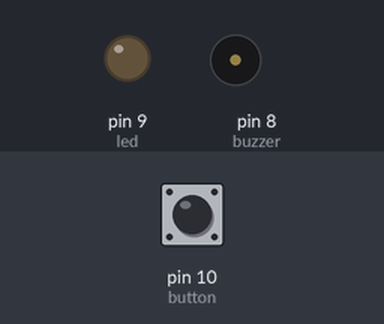
Recording of a sketch running on a simulated Arduino Uno, built with avr-gcc and run on an emulated ATmega328P. Shown: output pins drawn as LEDs (lit = HIGH), buzzer (waves = sounding, pin HIGH). Inputs (shaded band) come from the test bench; at power-on: pin 10 (button) LOW.

Above: at 1.2 s.
1.3 s: pin 10 (button) pulled HIGH for 1 s
At 3.4 s:
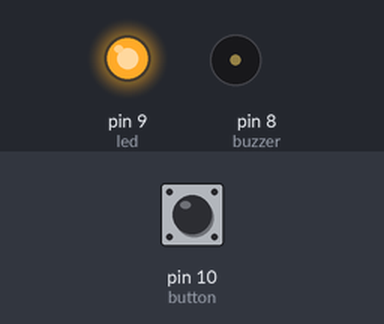
3.8 s: pin 10 (button) pulled HIGH for 0.15 s
At 4.6 s:
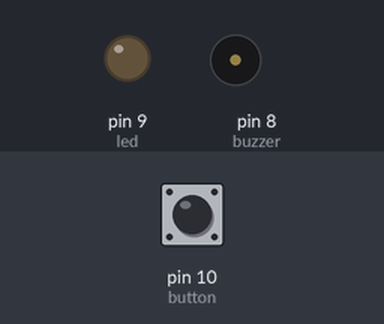
5.4 s: pin 10 (button) pulled HIGH for 3.2 s
At 9.8 s:
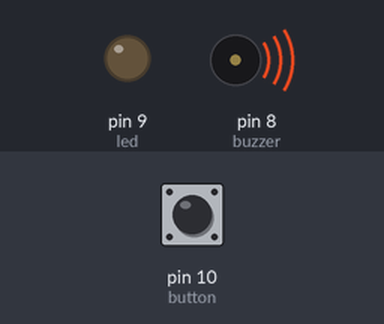
Timing chart, 0 to 11.3 s (numbered marks = the images above; inputs shaded):
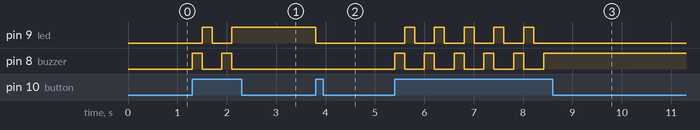

Measured:
- after the input at 1.3 s, pin 9 (led): LOW → HIGH after 0.20 s, → LOW 0.20 s later, → HIGH 0.40 s later; pin 8 (buzzer): alternates HIGH for 0.20 s and LOW for 0.40 s, 4 changes in all, then stays LOW, starting at once
- after the input at 3.8 s, pin 9 (led): HIGH → LOW at once
- after the input at 5.4 s, pin 9 (led): alternates HIGH for 0.20 s and LOW for 0.40 s, 10 changes in all, then stays LOW, starting after 0.20 s; pin 8 (buzzer): alternates HIGH for 0.20 s and LOW for 0.40 s, 11 changes in all, then stays HIGH, starting at once

The sketch:

MultiStateAlarm_pin_allocation.ino
```cpp
//Wiring code generated from an ArduinoML model
// Application name: MultiStateAlarm

// Pin Allocation Summary:
//   buzzer (Actuator): Pin D8 (8)
//   led (Actuator): Pin D9 (9)
//   button (Sensor): Pin D10 (10)

long debounce = 200;
enum STATE {ready, buzzing, led_on};

STATE currentState = ready;

bool buttonBounceGuard = false;
long buttonLastDebounceTime = 0;


	void setup(){
		pinMode(8, OUTPUT); // buzzer [Actuator]
		pinMode(9, OUTPUT); // led [Actuator]
		pinMode(10, INPUT); // button [Sensor]
	}
	void loop() {
			switch(currentState){

				case ready:
					digitalWrite(8,LOW);
					digitalWrite(9,LOW);
					if( (digitalRead(10) == HIGH) && (millis() - buttonLastDebounceTime > debounce) ) {
						buttonLastDebounceTime = millis();
						currentState = buzzing;
					}break;
				case buzzing:
					digitalWrite(8,HIGH);
					digitalWrite(9,LOW);
					if( (digitalRead(10) == HIGH) && (millis() - buttonLastDebounceTime > debounce) ) {
						buttonLastDebounceTime = millis();
						currentState = led_on;
					}break;
				case led_on:
					digitalWrite(8,LOW);
					digitalWrite(9,HIGH);
					if( (digitalRead(10) == HIGH) && (millis() - buttonLastDebounceTime > debounce) ) {
						buttonLastDebounceTime = millis();
						currentState = ready;
					}break;
		}
	}
```
